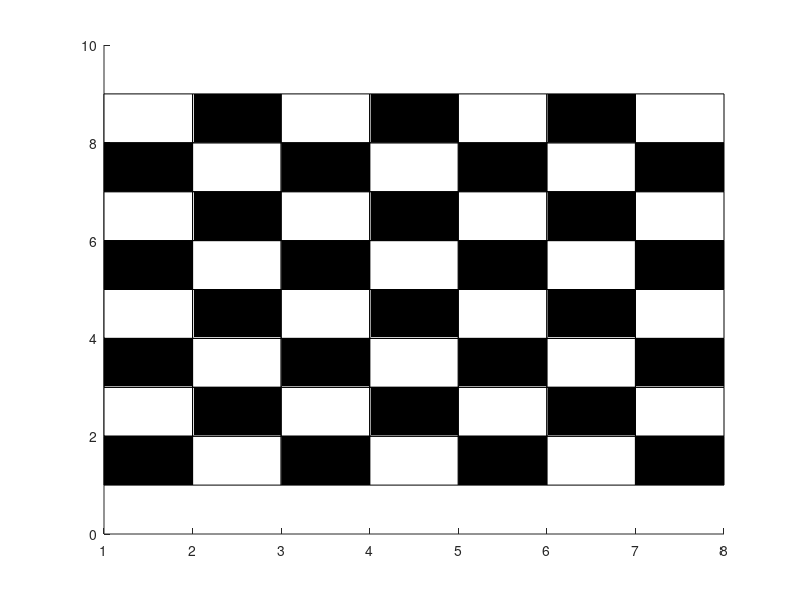

This figure's MATLAB source:
close all
clear all
clc

n=7;
m=8;
a=1;  

for i = 1:1:n
    for j = 1:1:m
        
        if isequal(a,0) 
            rectangle('Position',[i j 1 1], 'FaceColor', [1 1 1])
             a=1;
        else
            rectangle('Position',[i j 1 1], 'FaceColor',  [0 0 0])
             a=0;
        end
    end

     if isequal(a,0)
            a=1;
     else
            a=0;
     end
end

